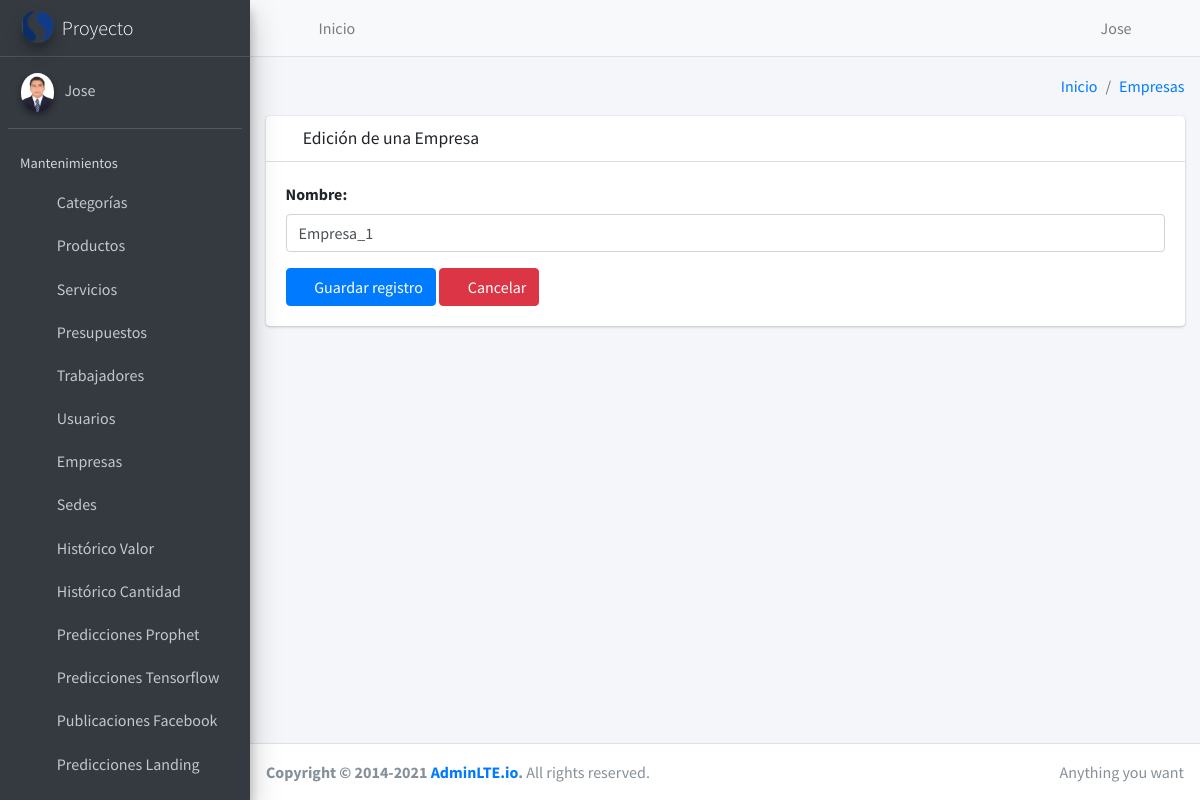
The app's page /crm/empresa/update/1/ (signed in) with its own data.
### core/user/models.py (models this page shows, shortened)
class User(AbstractUser):
    email=models.EmailField(unique=True,verbose_name="Email")
    image = models.ImageField(upload_to='users/%Y/%m/',null=True, blank=True, verbose_name="Imagen")
    sede=models.ForeignKey(Sede,on_delete=models.PROTECT,null=True,blank=True)
    empresa=models.ForeignKey(Empresa,on_delete=models.PROTECT,null=True,blank=True)
    def get_image(self):
        if self.image:
            return f'/{MEDIA_URL}{self.image}' if not "WEBSITE_HOSTNAME" in os.environ else f'{STATIC_URL_AZURE}/{MEDIA_URL}{self.image}'
        return f'{STATIC_URL}media/img/empty.png' if not "WEBSITE_HOSTNAME" in os.environ else f'{STATIC_URL_AZURE}{STATIC_URL}media/img/empty.png'

### core/crm/models.py (models this page shows, shortened)
class Empresa(BaseModel):
  nombre=models.CharField(max_length=100,unique=True,null=False,blank=False,verbose_name="Nombre")
  class Meta:
    verbose_name = 'Empresa'
    verbose_name_plural = 'Empresas'

### core/crm/views/empresa/views.py (the view, shortened to what this page needs)
# urls.py: path('empresa/update/<int:pk>/', EmpresaUpdateView.as_view(), name='empresa_update'),
class EmpresaUpdateView(LoginRequiredMixin, ValidatePermissionRequiredMixin, UpdateView):
    model = Empresa
    form_class = EmpresaForm
    template_name = 'empresa/create.html'
    success_url = reverse_lazy('crm:empresa_list')
    permission_required = 'crm.change_empresa'
    url_redirect = success_url
    def dispatch(self, request, *args, **kwargs):
        self.object = self.get_object()
        return super().dispatch(request, *args, **kwargs)
    def get_context_data(self, **kwargs):
        context = super().get_context_data(**kwargs)
        context['title'] = 'Edición de una Empresa'
        context['entity'] = 'Empresas'
        context['list_url'] = self.success_url
        context['action'] = 'edit'
        return context

### core/crm/forms.py (shortened to what this page needs)
class EmpresaForm(ModelForm):
    def __init__(self, *args, **kwargs):
      super().__init__(*args, **kwargs)
      self.fields['nombre'].widget.attrs['autofocus']= True
    class Meta:
        model=Empresa
        widgets={
            "nombre":TextInput(
                attrs={"placeholder":"Ingrese el nombre"}
            )
        }
        fields="__all__"
        exclude=['user_creation','user_updated']

### core/crm/mixins.py (called while the page is built)
    def get_perms(self):
        if isinstance(self.permission_required, str):
            perms= (self.permission_required,)
        else:
            perms= self.permission_required
        return perms

    def dispatch(self, request, *args, **kwargs):
        if request.user.has_perms(self.get_perms()):
            return super().dispatch(request, *args, **kwargs)
        messages.error(request, 'No tiene permiso para ingresar a este modulo')
        return HttpResponseRedirect(self.get_url_redirect())

### core/crm/templates/empresa/create.html
{% extends 'form.html' %}

### templates/form.html (shortened to what this page needs)
{% extends 'layout.html' %} {% load widget_tweaks %} {% block content %}
<form method="post" enctype="multipart/form-data">
  <div class="card card-default">
    <div class="card-header">
      <h3 class="card-title">
         {% if action == 'add' %}
        <i class="fas fa-plus"></i>
        {% else %}
        <i class="fas fa-edit"></i>
        {% endif %} {{title}}
      </h3>
    </div>
    <div class="card-body">
      {% for field in form.visible_fields %}
      <div class="form-group">
        <label for="">{{field.label}}:</label>
        {{field|add_class:'form-control'|attr:'autocomplete:off'|attr:'autofocus'}}
      </div>
      {% endfor %}
      <div class="cad-footer">
        <button type="submit" class="btn btn-primary" id="btnTest">
          <i class="fas fa-save"></i>
          Guardar registro
        </button>
        <a href="{{ list_url }}" class="btn btn-danger">
                    <i class="fas fa-times"></i> Cancelar
                </a>
      </div>
    </div>
  </div>
</form>
{% endblock content %}

### templates/vtc/header.html
<nav class="main-header navbar navbar-expand navbar-light">
    <ul class="navbar-nav">
        <li class="nav-item">
            <a class="nav-link" id="btn-collapse" data-widget="pushmenu-old" href="#" role="button"><i class="fas fa-bars"></i></a>
        </li>
        <li class="nav-item d-none d-sm-inline-block">
            <a href="/crm/dashboard/" class="nav-link">Inicio</a>
        </li>
    </ul>
    <ul class="navbar-nav ml-auto">
        <li class="nav-item">
            <a class="nav-link" href="#">
                <i class="fas fa-user"></i> {{request.user.username|title}}
            </a>
        </li>
        <li class="nav-item">
            <a class="nav-link" href="{% url 'logout' %}">
                <i class="fas fa-power-off" aria-hidden="true"></i>
            </a>
        </li>
    </ul>
</nav>

### templates/vtc/sidebar.html
{% load static %}
<aside class="main-sidebar sidebar-dark-gray elevation-4">
    <a href="{% url "crm:dashboard" %}" class="brand-link">
        <img src="{% static 'media/img/logo.png' %}"
             alt="Logo"
             class="brand-image img-circle elevation-3"
             style="opacity: .8">
        <span class="brand-text font-weight-light">Proyecto</span>
    </a>
    <div class="sidebar">
        <div class="user-panel mt-3 pb-3 mb-3 d-flex">
            <div class="image">
                <img src="{{user.get_image}}" class="img-circle elevation-2" alt="User Image">
            </div>
            <div class="info">
                <a href="#" class="d-block"> {% if user.is_authenticated %}
                  {{request.user.username|title}}
                  {% else %}
                  Sin iniciar sesión
                  {% endif %}
                  </a>
            </div>
        </div>
        <nav class="mt-2">
            <ul class="nav nav-pills nav-sidebar flex-column" data-widget="treeview" role="menu" data-accordion="false">
                <li class="nav-header">Mantenimientos</li>
                <li class="nav-item">
                    <a href="{% url 'crm:categoria_list' %}" class="nav-link">
                        <i class="nav-icon fas fa-truck-loading"></i>
                        <p>
                            Categorías
                        </p>
                    </a>
                </li>
                <li class="nav-item">
                    <a href="{% url "crm:producto_list" %}" class="nav-link">
                        <i class="nav-icon fas fa-boxes"></i>
                        <p>
                            Productos
                        </p>
                    </a>
                </li>
                <li class="nav-item">
                    <a href="{% url "crm:servicio_list" %}" class="nav-link">
                        <i class="nav-icon fas fa-truck-loading"></i>
                        <p>
                            Servicios
                        </p>
                    </a>
                </li>
                <li class="nav-item">
                    <a href="{% url "crm:presupuesto_list" %}" class="nav-link">
                        <i class="nav-icon fas fa-dollar-sign"></i>
                        <p>
                            Presupuestos
                        </p>
                    </a>
                </li>
                <li class="nav-item">
                    <a href="{% url "crm:trabajador_list" %}" class="nav-link">
                        <i class="nav-icon fas fa-users"></i>
                        <p>
                            Trabajadores
                        </p>
                    </a>
                </li>
                <li class="nav-item">
                    <a href="{% url "user:user_list" %}" class="nav-link">
                        <i class="nav-icon fas fa-user"></i>
                        <p>
                            Usuarios
                        </p>
                    </a>
                </li>
                <li class="nav-item">
                    <a href="{% url "crm:empresa_list" %}" class="nav-link">
                        <i class="nav-icon fas fa-building"></i>
                        <p>
                            Empresas
                        </p>
                    </a>
                </li>
                <li class="nav-item">
                    <a href="{% url "crm:sede_list" %}" class="nav-link">
                        <i class="nav-icon fas fa-home"></i>
                        <p>
                            Sedes
                        </p>
                    </a>
                </li>
                <li class="nav-item">
                    <a href="{% url "predictions:prediction_value" %}" class="nav-link">
                        <i class="nav-icon fas fa-history"></i>
                        <p>
                            Histórico Valor
                        </p>
                    </a>
                </li>
                <li class="nav-item">
                    <a href="{% url "predictions:prediction_quantity" %}" class="nav-link">
                        <i class="nav-icon fas fa-camera"></i>
                        <p>
                            Histórico Cantidad
                        </p>
                    </a>
                </li>
                <li class="nav-item">
                    <a href="{% url "predictions:predictions_view" %}" class="nav-link">
                        <i class="nav-icon fas fa-magic"></i>
                        <p>
                            Predicciones Prophet
                        </p>
                    </a>
                </li>
                <li class="nav-item">
                    <a href="{% url "predictions:predictions_view_thirty" %}" class="nav-link">
                        <i class="nav-icon fas fa-list"></i>
                        <p>
                            Predicciones Tensorflow
                        </p>
                    </a>
                </li>
                <li class="nav-item">
                    <a href="{% url "predictions:prediction_publication_facebook" %}" class="nav-link">
                        <i class="nav-icon fas fa-bell"></i>
                        <p>
                            Publicaciones Facebook
                        </p>
                    </a>
                </li>
                <li class="nav-item">
                    <a href="{% url "predictions:predictions_landing" %}" class="nav-link">
                        <i class="nav-icon fas fa-star"></i>
                        <p>
                            Predicciones Landing
                        </p>
                    </a>
                </li>
            </ul>
        </nav>
    </div>
</aside>

### records on screen
User: user.username "Jose", get_image (picture)
Empresa: visible_fields "Empresa_1"

### other values on screen
{{ entity }} "Empresas"
{{ title }} "Edición de una Empresa"
{{ field.label }} "Nombre"
